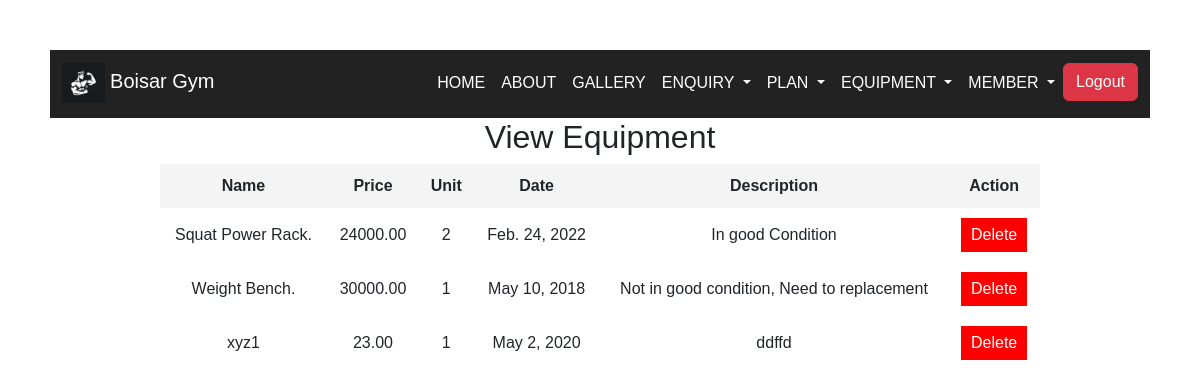
/view_equipment/ (signed in), run on the app's committed database.
### project/models.py (models this page shows, shortened)
class add_Equipment(models.Model):
    name = models.CharField(max_length=100)
    price = models.DecimalField(max_digits=10, decimal_places=2)
    unit = models.CharField(max_length=50)
    date = models.DateField()
    description = models.TextField(blank=True, null=True)

### project/views.py (the view)
# urls.py: path('view_equipment/', views.view_equipment, name='view_equipment'),
@login_required(login_url="admin_login")  # Redirect if not logged in
def view_equipment(request):
    equipment_list = add_Equipment.objects.all()
    return render(request, 'admin_panel/view_equipment.html', {'equipment_list': equipment_list})

### templates/admin_panel/view_equipment.html (shortened to what this page needs)
<!DOCTYPE html>
<html lang="en">
  <head>
  </head>
  <body>
    {% include "navbar.html" %} {% block content %} {% endblock %}
    <h2>View Equipment</h2>
    <table>
      <tr>
        <th>Name</th>
        <th>Price</th>
        <th>Unit</th>
        <th>Date</th>
        <th>Description</th>
        <th>Action</th>
      </tr>
      {% for equipment in equipment_list %}
      <tr>
        <td>{{ equipment.name }}</td>
        <td>{{ equipment.price }}</td>
        <td>{{ equipment.unit }}</td>
        <td>{{ equipment.date }}</td>
        <td>{{ equipment.description }}</td>
        <td>
          <form
            action="{% url 'delete_equipment' equipment.id %}"
            method="POST"
          >
            <button class="delete-btn" type="submit">Delete</button>
          </form>
        </td>
      </tr>
      {% empty %}
      <tr>
        <td colspan="4">No equipment available</td>
      </tr>
      {% endfor %}
    </table>
  </body>
</html>

### templates/admin_panel/view_equipment.html (style rules this page uses)
body { font-family: Arial, sans-serif; margin: 40px; }
h2 { text-align: center; }
table { width: 80%; margin: 0 auto; border-collapse: collapse; }
th, td { padding: 10px; border: 1px solid #ddd; text-align: center; }
th { background-color: #f4f4f4; }
.delete-btn { background-color: red; color: white; padding: 5px 10px; border: none; cursor: pointer; }

### templates/admin_panel/navbar.html (style rules this page uses)
body { font-family: Arial, sans-serif; margin: 50px; text-align: center; }

### data on the page
add_Equipment: name "Squat Power Rack.", price "24000.00", unit "2", date "Feb. 24, 2022", description "In good Condition"
add_Equipment: name "Weight Bench.", price "30000.00", unit "1", date "May 10, 2018", description "Not in good condition, Need to replacement"
add_Equipment: name "xyz1", price "23.00", unit "1", date "May 2, 2020", description "ddffd"
